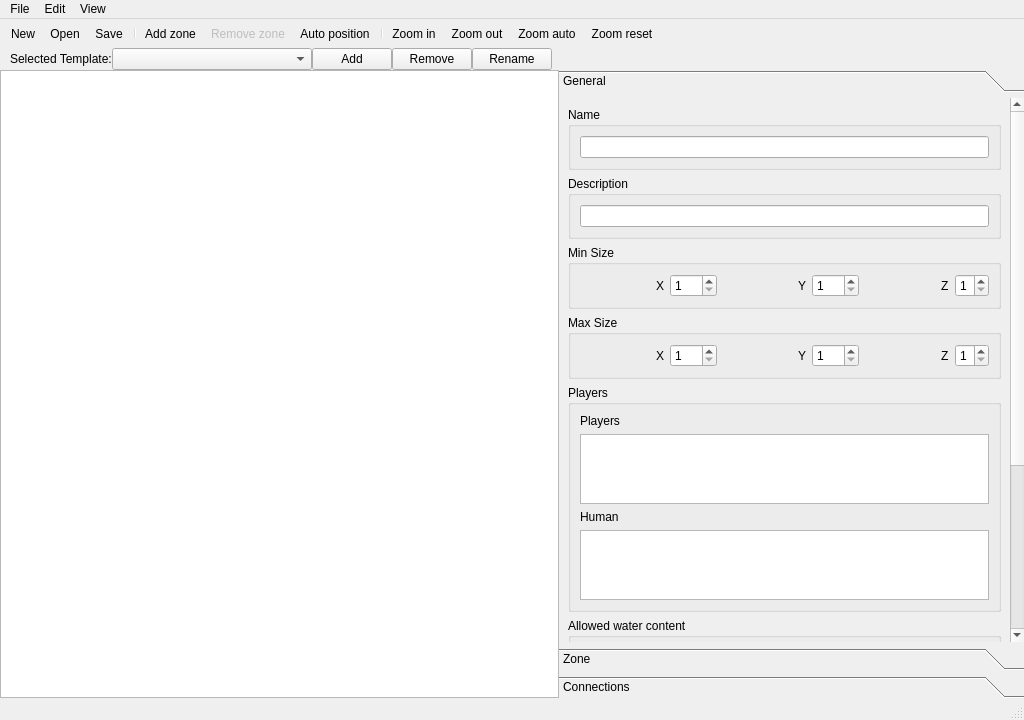
<?xml version="1.0" encoding="UTF-8"?>
<ui version="4.0">
 <class>TemplateEditor</class>
 <widget class="QWidget" name="TemplateEditor">
  <property name="geometry">
   <rect>
    <x>0</x>
    <y>0</y>
    <width>1024</width>
    <height>720</height>
   </rect>
  </property>
  <property name="windowTitle">
   <string>VCMI Template Editor</string>
  </property>
  <layout class="QVBoxLayout" name="verticalLayout">
   <property name="spacing">
    <number>0</number>
   </property>
   <property name="leftMargin">
    <number>0</number>
   </property>
   <property name="topMargin">
    <number>0</number>
   </property>
   <property name="rightMargin">
    <number>0</number>
   </property>
   <property name="bottomMargin">
    <number>0</number>
   </property>
   <item>
    <widget class="QMenuBar" name="menubar">
     <widget class="QMenu" name="menuFile">
      <property name="title">
       <string>File</string>
      </property>
      <addaction name="actionNew"/>
      <addaction name="actionOpen"/>
      <addaction name="actionSave"/>
      <addaction name="actionSave_as"/>
      <addaction name="separator"/>
      <addaction name="actionExit"/>
     </widget>
     <widget class="QMenu" name="menuEdit">
      <property name="title">
       <string>Edit</string>
      </property>
      <addaction name="actionAddZone"/>
      <addaction name="actionRemoveZone"/>
      <addaction name="actionAutoPosition"/>
     </widget>
     <widget class="QMenu" name="menuView">
      <property name="title">
       <string>View</string>
      </property>
      <addaction name="actionZoom_in"/>
      <addaction name="actionZoom_out"/>
      <addaction name="actionZoom_auto"/>
      <addaction name="actionZoom_reset"/>
     </widget>
     <addaction name="menuFile"/>
     <addaction name="menuEdit"/>
     <addaction name="menuView"/>
    </widget>
   </item>
   <item>
    <widget class="QToolBar" name="toolBar">
     <property name="windowTitle">
      <string>Toolbar</string>
     </property>
     <property name="bottomMargin" stdset="0">
      <number>0</number>
     </property>
     <property name="topMargin" stdset="0">
      <number>0</number>
     </property>
     <addaction name="actionNew"/>
     <addaction name="actionOpen"/>
     <addaction name="actionSave"/>
     <addaction name="separator"/>
     <addaction name="actionAddZone"/>
     <addaction name="actionRemoveZone"/>
     <addaction name="actionAutoPosition"/>
     <addaction name="separator"/>
     <addaction name="actionZoom_in"/>
     <addaction name="actionZoom_out"/>
     <addaction name="actionZoom_auto"/>
     <addaction name="actionZoom_reset"/>
    </widget>
   </item>
   <item>
    <layout class="QHBoxLayout" name="horizontalLayout_2">
     <property name="topMargin">
      <number>0</number>
     </property>
     <item>
      <spacer name="horizontalSpacer_8">
       <property name="orientation">
        <enum>Qt::Horizontal</enum>
       </property>
       <property name="sizeType">
        <enum>QSizePolicy::Minimum</enum>
       </property>
       <property name="sizeHint" stdset="0">
        <size>
         <width>10</width>
         <height>20</height>
        </size>
       </property>
      </spacer>
     </item>
     <item>
      <widget class="QLabel" name="labelTemplateSelection">
       <property name="text">
        <string>Selected Template:</string>
       </property>
      </widget>
     </item>
     <item>
      <widget class="QComboBox" name="comboBoxTemplateSelection">
       <property name="sizePolicy">
        <sizepolicy hsizetype="Preferred" vsizetype="Fixed">
         <horstretch>0</horstretch>
         <verstretch>0</verstretch>
        </sizepolicy>
       </property>
       <property name="minimumSize">
        <size>
         <width>200</width>
         <height>0</height>
        </size>
       </property>
      </widget>
     </item>
     <item>
      <widget class="QPushButton" name="pushButtonAddSubTemplate">
       <property name="text">
        <string>Add</string>
       </property>
      </widget>
     </item>
     <item>
      <widget class="QPushButton" name="pushButtonRemoveSubTemplate">
       <property name="text">
        <string>Remove</string>
       </property>
      </widget>
     </item>
     <item>
      <widget class="QPushButton" name="pushButtonRenameSubTemplate">
       <property name="text">
        <string>Rename</string>
       </property>
      </widget>
     </item>
     <item>
      <spacer name="horizontalSpacer_7">
       <property name="orientation">
        <enum>Qt::Horizontal</enum>
       </property>
       <property name="sizeHint" stdset="0">
        <size>
         <width>40</width>
         <height>20</height>
        </size>
       </property>
      </spacer>
     </item>
    </layout>
   </item>
   <item>
    <layout class="QHBoxLayout" name="horizontalLayout">
     <item>
      <widget class="TemplateView" name="templateView">
       <property name="sizePolicy">
        <sizepolicy hsizetype="Expanding" vsizetype="Expanding">
         <horstretch>12</horstretch>
         <verstretch>0</verstretch>
        </sizepolicy>
       </property>
       <property name="mouseTracking">
        <bool>true</bool>
       </property>
       <property name="sizeAdjustPolicy">
        <enum>QAbstractScrollArea::AdjustToContents</enum>
       </property>
      </widget>
     </item>
     <item>
      <widget class="QToolBox" name="toolBox">
       <property name="sizePolicy">
        <sizepolicy hsizetype="Preferred" vsizetype="Preferred">
         <horstretch>10</horstretch>
         <verstretch>0</verstretch>
        </sizepolicy>
       </property>
       <property name="maximumSize">
        <size>
         <width>600</width>
         <height>16777215</height>
        </size>
       </property>
       <property name="currentIndex">
        <number>0</number>
       </property>
       <widget class="QWidget" name="pageGeneral">
        <property name="geometry">
         <rect>
          <x>0</x>
          <y>0</y>
          <width>441</width>
          <height>936</height>
         </rect>
        </property>
        <attribute name="label">
         <string>General</string>
        </attribute>
        <layout class="QVBoxLayout" name="verticalLayout_2">
         <item>
          <widget class="QGroupBox" name="groupBoxName">
           <property name="title">
            <string>Name</string>
           </property>
           <layout class="QVBoxLayout" name="verticalLayout_5">
            <item>
             <widget class="QLineEdit" name="lineEditName"/>
            </item>
           </layout>
          </widget>
         </item>
         <item>
          <widget class="QGroupBox" name="groupBoxDescription">
           <property name="title">
            <string>Description</string>
           </property>
           <layout class="QVBoxLayout" name="verticalLayout_6">
            <item>
             <widget class="QLineEdit" name="lineEditDescription"/>
            </item>
           </layout>
          </widget>
         </item>
         <item>
          <widget class="QGroupBox" name="groupBoxMinSize">
           <property name="title">
            <string>Min Size</string>
           </property>
           <layout class="QHBoxLayout" name="horizontalLayout_9">
            <item>
             <spacer name="horizontalSpacer">
              <property name="orientation">
               <enum>Qt::Horizontal</enum>
              </property>
              <property name="sizeHint" stdset="0">
               <size>
                <width>40</width>
                <height>20</height>
               </size>
              </property>
             </spacer>
            </item>
            <item>
             <widget class="QLabel" name="labelMinSizeX">
              <property name="text">
               <string>X</string>
              </property>
             </widget>
            </item>
            <item>
             <widget class="QSpinBox" name="spinBoxMinSizeX">
              <property name="minimum">
               <number>1</number>
              </property>
              <property name="maximum">
               <number>999</number>
              </property>
             </widget>
            </item>
            <item>
             <spacer name="horizontalSpacer_2">
              <property name="orientation">
               <enum>Qt::Horizontal</enum>
              </property>
              <property name="sizeHint" stdset="0">
               <size>
                <width>40</width>
                <height>20</height>
               </size>
              </property>
             </spacer>
            </item>
            <item>
             <widget class="QLabel" name="labelMinSizeY">
              <property name="text">
               <string>Y</string>
              </property>
             </widget>
            </item>
            <item>
             <widget class="QSpinBox" name="spinBoxMinSizeY">
              <property name="minimum">
               <number>1</number>
              </property>
              <property name="maximum">
               <number>999</number>
              </property>
             </widget>
            </item>
            <item>
             <spacer name="horizontalSpacer_3">
              <property name="orientation">
               <enum>Qt::Horizontal</enum>
              </property>
              <property name="sizeHint" stdset="0">
               <size>
                <width>40</width>
                <height>20</height>
               </size>
              </property>
             </spacer>
            </item>
            <item>
             <widget class="QLabel" name="labelMinSizeZ">
              <property name="text">
               <string>Z</string>
              </property>
             </widget>
            </item>
            <item>
             <widget class="QSpinBox" name="spinBoxMinSizeZ">
              <property name="minimum">
               <number>1</number>
              </property>
              <property name="maximum">
               <number>2</number>
              </property>
             </widget>
            </item>
           </layout>
          </widget>
         </item>
         <item>
          <widget class="QGroupBox" name="groupBoxMaxSize">
           <property name="title">
            <string>Max Size</string>
           </property>
           <layout class="QHBoxLayout" name="horizontalLayout_10">
            <item>
             <spacer name="horizontalSpacer_4">
              <property name="orientation">
               <enum>Qt::Horizontal</enum>
              </property>
              <property name="sizeHint" stdset="0">
               <size>
                <width>40</width>
                <height>20</height>
               </size>
              </property>
             </spacer>
            </item>
            <item>
             <widget class="QLabel" name="labelMaxSizeX">
              <property name="text">
               <string>X</string>
              </property>
             </widget>
            </item>
            <item>
             <widget class="QSpinBox" name="spinBoxMaxSizeX">
              <property name="minimum">
               <number>1</number>
              </property>
              <property name="maximum">
               <number>999</number>
              </property>
             </widget>
            </item>
            <item>
             <spacer name="horizontalSpacer_5">
              <property name="orientation">
               <enum>Qt::Horizontal</enum>
              </property>
              <property name="sizeHint" stdset="0">
               <size>
                <width>40</width>
                <height>20</height>
               </size>
              </property>
             </spacer>
            </item>
            <item>
             <widget class="QLabel" name="labelMaxSizeY">
              <property name="text">
               <string>Y</string>
              </property>
             </widget>
            </item>
            <item>
             <widget class="QSpinBox" name="spinBoxMaxSizeY">
              <property name="minimum">
               <number>1</number>
              </property>
              <property name="maximum">
               <number>999</number>
              </property>
             </widget>
            </item>
            <item>
             <spacer name="horizontalSpacer_6">
              <property name="orientation">
               <enum>Qt::Horizontal</enum>
              </property>
              <property name="sizeHint" stdset="0">
               <size>
                <width>40</width>
                <height>20</height>
               </size>
              </property>
             </spacer>
            </item>
            <item>
             <widget class="QLabel" name="labelMaxSizeZ">
              <property name="text">
               <string>Z</string>
              </property>
             </widget>
            </item>
            <item>
             <widget class="QSpinBox" name="spinBoxMaxSizeZ">
              <property name="minimum">
               <number>1</number>
              </property>
              <property name="maximum">
               <number>2</number>
              </property>
             </widget>
            </item>
           </layout>
          </widget>
         </item>
         <item>
          <widget class="QGroupBox" name="groupBoxPlayers">
           <property name="title">
            <string>Players</string>
           </property>
           <layout class="QVBoxLayout" name="verticalLayout_20">
            <item>
             <widget class="QLabel" name="labelPlayers">
              <property name="text">
               <string>Players</string>
              </property>
             </widget>
            </item>
            <item>
             <widget class="QTableWidget" name="tableWidgetPlayersPlayer"/>
            </item>
            <item>
             <widget class="QLabel" name="labelPlayersHuman">
              <property name="text">
               <string>Human</string>
              </property>
             </widget>
            </item>
            <item>
             <widget class="QTableWidget" name="tableWidgetPlayersHuman"/>
            </item>
           </layout>
          </widget>
         </item>
         <item>
          <widget class="QGroupBox" name="groupBoxAllowedWaterContent">
           <property name="title">
            <string>Allowed water content</string>
           </property>
           <layout class="QVBoxLayout" name="verticalLayout_19">
            <item>
             <widget class="QCheckBox" name="checkBoxAllowedWaterContentNone">
              <property name="text">
               <string>None</string>
              </property>
             </widget>
            </item>
            <item>
             <widget class="QCheckBox" name="checkBoxAllowedWaterContentNormal">
              <property name="text">
               <string>Normal</string>
              </property>
             </widget>
            </item>
            <item>
             <widget class="QCheckBox" name="checkBoxAllowedWaterContentIslands">
              <property name="text">
               <string>Islands</string>
              </property>
             </widget>
            </item>
           </layout>
          </widget>
         </item>
         <item>
          <widget class="QGroupBox" name="groupBoxEntities">
           <property name="title">
            <string>Entities</string>
           </property>
           <layout class="QVBoxLayout" name="verticalLayout_21">
            <item>
             <widget class="QPushButton" name="pushButtonEntitiesBannedSpells">
              <property name="text">
               <string>Banned Spells</string>
              </property>
             </widget>
            </item>
            <item>
             <widget class="QPushButton" name="pushButtonEntitiesBannedArtifacts">
              <property name="text">
               <string>Banned Artifacts</string>
              </property>
             </widget>
            </item>
            <item>
             <widget class="QPushButton" name="pushButtonEntitiesBannedSkills">
              <property name="text">
               <string>Banned Skills</string>
              </property>
             </widget>
            </item>
            <item>
             <widget class="QPushButton" name="pushButtonEntitiesBannedHeroes">
              <property name="text">
               <string>Banned Heroes</string>
              </property>
             </widget>
            </item>
           </layout>
          </widget>
         </item>
         <item>
          <spacer name="verticalSpacer">
           <property name="orientation">
            <enum>Qt::Vertical</enum>
           </property>
           <property name="sizeHint" stdset="0">
            <size>
             <width>20</width>
             <height>40</height>
            </size>
           </property>
          </spacer>
         </item>
        </layout>
       </widget>
       <widget class="QWidget" name="pageZone">
        <property name="geometry">
         <rect>
          <x>0</x>
          <y>-106</y>
          <width>441</width>
          <height>1796</height>
         </rect>
        </property>
        <attribute name="label">
         <string>Zone</string>
        </attribute>
        <layout class="QVBoxLayout" name="verticalLayout_3">
         <item>
          <widget class="QGroupBox" name="groupBoxVisualisation">
           <property name="title">
            <string>Visualisation</string>
           </property>
           <layout class="QVBoxLayout" name="verticalLayout_7">
            <item>
             <widget class="QLabel" name="labelZoneVisPos">
              <property name="text">
               <string>Position</string>
              </property>
             </widget>
            </item>
            <item>
             <layout class="QHBoxLayout" name="horizontalLayout_4">
              <property name="topMargin">
               <number>0</number>
              </property>
              <item>
               <widget class="QLabel" name="labelZoneVisPosX">
                <property name="text">
                 <string>X</string>
                </property>
               </widget>
              </item>
              <item>
               <widget class="QSpinBox" name="spinBoxZoneVisPosX">
                <property name="minimum">
                 <number>-9999</number>
                </property>
                <property name="maximum">
                 <number>9999</number>
                </property>
               </widget>
              </item>
              <item>
               <spacer name="horizontalSpacer_13">
                <property name="orientation">
                 <enum>Qt::Horizontal</enum>
                </property>
                <property name="sizeHint" stdset="0">
                 <size>
                  <width>40</width>
                  <height>20</height>
                 </size>
                </property>
               </spacer>
              </item>
              <item>
               <widget class="QLabel" name="labelZoneVisPosY">
                <property name="text">
                 <string>Y</string>
                </property>
               </widget>
              </item>
              <item>
               <widget class="QSpinBox" name="spinBoxZoneVisPosY">
                <property name="minimum">
                 <number>-9999</number>
                </property>
                <property name="maximum">
                 <number>9999</number>
                </property>
               </widget>
              </item>
              <item>
               <spacer name="horizontalSpacer_14">
                <property name="orientation">
                 <enum>Qt::Horizontal</enum>
                </property>
                <property name="sizeHint" stdset="0">
                 <size>
                  <width>40</width>
                  <height>20</height>
                 </size>
                </property>
               </spacer>
              </item>
              <item>
               <widget class="QLabel" name="labelZonePosVisSize">
                <property name="text">
                 <string>Size</string>
                </property>
               </widget>
              </item>
              <item>
               <widget class="QDoubleSpinBox" name="doubleSpinBoxZoneVisSize">
                <property name="decimals">
                 <number>1</number>
                </property>
                <property name="minimum">
                 <double>0.100000000000000</double>
                </property>
                <property name="maximum">
                 <double>9.900000000000000</double>
                </property>
                <property name="singleStep">
                 <double>0.100000000000000</double>
                </property>
               </widget>
              </item>
             </layout>
            </item>
           </layout>
          </widget>
         </item>
         <item>
          <widget class="QGroupBox" name="groupBoxId">
           <property name="title">
            <string>ID</string>
           </property>
           <layout class="QVBoxLayout" name="verticalLayout_8">
            <item>
             <widget class="QSpinBox" name="spinBoxZoneId">
              <property name="maximum">
               <number>999</number>
              </property>
             </widget>
            </item>
           </layout>
          </widget>
         </item>
         <item>
          <widget class="QGroupBox" name="groupBoxType">
           <property name="title">
            <string>Type</string>
           </property>
           <layout class="QVBoxLayout" name="verticalLayout_9">
            <item>
             <widget class="QComboBox" name="comboBoxZoneType"/>
            </item>
           </layout>
          </widget>
         </item>
         <item>
          <widget class="QGroupBox" name="groupBoxSize">
           <property name="title">
            <string>Size</string>
           </property>
           <layout class="QVBoxLayout" name="verticalLayout_10">
            <item>
             <widget class="QSpinBox" name="spinBoxZoneSize">
              <property name="maximum">
               <number>99999</number>
              </property>
             </widget>
            </item>
           </layout>
          </widget>
         </item>
         <item>
          <widget class="QGroupBox" name="groupBoxOwner">
           <property name="title">
            <string>Owner</string>
           </property>
           <layout class="QVBoxLayout" name="verticalLayout_11">
            <item>
             <widget class="QComboBox" name="comboBoxZoneOwner"/>
            </item>
           </layout>
          </widget>
         </item>
         <item>
          <widget class="QGroupBox" name="groupBoxForcedLevel">
           <property name="title">
            <string>Forced level</string>
           </property>
           <layout class="QVBoxLayout" name="verticalLayout_22">
            <item>
             <widget class="QComboBox" name="comboBoxForcedLevel"/>
            </item>
           </layout>
          </widget>
         </item>
         <item>
          <widget class="QGroupBox" name="groupBoxZoneLink">
           <property name="title">
            <string>Zone link</string>
           </property>
           <layout class="QGridLayout" name="gridLayout">
            <item row="3" column="0">
             <widget class="QCheckBox" name="checkBoxZoneLinkMines">
              <property name="text">
               <string>Mines</string>
              </property>
             </widget>
            </item>
            <item row="6" column="0">
             <widget class="QCheckBox" name="checkBoxZoneLinkCustomObjects">
              <property name="text">
               <string>Custom objects</string>
              </property>
             </widget>
            </item>
            <item row="0" column="0">
             <widget class="QCheckBox" name="checkBoxZoneLinkTowns">
              <property name="text">
               <string>Towns</string>
              </property>
             </widget>
            </item>
            <item row="4" column="0">
             <widget class="QCheckBox" name="checkBoxZoneLinkTerrain">
              <property name="text">
               <string>Terrain</string>
              </property>
             </widget>
            </item>
            <item row="3" column="1">
             <widget class="QSpinBox" name="spinBoxZoneLinkMines">
              <property name="minimum">
               <number>0</number>
              </property>
              <property name="maximum">
               <number>999</number>
              </property>
             </widget>
            </item>
            <item row="5" column="0">
             <widget class="QCheckBox" name="checkBoxZoneLinkTreasure">
              <property name="text">
               <string>Treasure</string>
              </property>
             </widget>
            </item>
            <item row="4" column="1">
             <widget class="QSpinBox" name="spinBoxZoneLinkTerrain">
              <property name="minimum">
               <number>0</number>
              </property>
              <property name="maximum">
               <number>999</number>
              </property>
             </widget>
            </item>
            <item row="5" column="1">
             <widget class="QSpinBox" name="spinBoxZoneLinkTreasure">
              <property name="minimum">
               <number>0</number>
              </property>
              <property name="maximum">
               <number>999</number>
              </property>
             </widget>
            </item>
            <item row="0" column="1">
             <widget class="QSpinBox" name="spinBoxZoneLinkTowns">
              <property name="minimum">
               <number>0</number>
              </property>
              <property name="maximum">
               <number>999</number>
              </property>
             </widget>
            </item>
            <item row="6" column="1">
             <widget class="QSpinBox" name="spinBoxZoneLinkCustomObjects">
              <property name="minimum">
               <number>0</number>
              </property>
              <property name="maximum">
               <number>999</number>
              </property>
             </widget>
            </item>
            <item row="0" column="2">
             <spacer name="horizontalSpacer_19">
              <property name="orientation">
               <enum>Qt::Horizontal</enum>
              </property>
              <property name="sizeHint" stdset="0">
               <size>
                <width>40</width>
                <height>20</height>
               </size>
              </property>
             </spacer>
            </item>
           </layout>
          </widget>
         </item>
         <item>
          <widget class="QGroupBox" name="groupBoxTownInfo">
           <property name="title">
            <string>Town info</string>
           </property>
           <layout class="QVBoxLayout" name="verticalLayout_12">
            <item>
             <widget class="QLabel" name="labelTownCount">
              <property name="text">
               <string>Town count</string>
              </property>
             </widget>
            </item>
            <item>
             <layout class="QHBoxLayout" name="horizontalLayout_5">
              <property name="topMargin">
               <number>0</number>
              </property>
              <item>
               <widget class="QLabel" name="labelTownCountPlayer">
                <property name="text">
                 <string>Player</string>
                </property>
               </widget>
              </item>
              <item>
               <widget class="QSpinBox" name="spinBoxTownCountPlayer"/>
              </item>
              <item>
               <spacer name="horizontalSpacer_9">
                <property name="orientation">
                 <enum>Qt::Horizontal</enum>
                </property>
                <property name="sizeType">
                 <enum>QSizePolicy::Fixed</enum>
                </property>
                <property name="sizeHint" stdset="0">
                 <size>
                  <width>20</width>
                  <height>20</height>
                 </size>
                </property>
               </spacer>
              </item>
              <item>
               <widget class="QLabel" name="labelTownCountNeutral">
                <property name="text">
                 <string>Neutral</string>
                </property>
               </widget>
              </item>
              <item>
               <widget class="QSpinBox" name="spinBoxTownCountNeutral"/>
              </item>
              <item>
               <spacer name="horizontalSpacer_15">
                <property name="orientation">
                 <enum>Qt::Horizontal</enum>
                </property>
                <property name="sizeHint" stdset="0">
                 <size>
                  <width>40</width>
                  <height>20</height>
                 </size>
                </property>
               </spacer>
              </item>
             </layout>
            </item>
            <item>
             <widget class="QLabel" name="labelCastleCount">
              <property name="text">
               <string>Castle count</string>
              </property>
             </widget>
            </item>
            <item>
             <layout class="QHBoxLayout" name="horizontalLayout_6">
              <property name="topMargin">
               <number>0</number>
              </property>
              <item>
               <widget class="QLabel" name="labelCastleCountPlayer">
                <property name="text">
                 <string>Player</string>
                </property>
               </widget>
              </item>
              <item>
               <widget class="QSpinBox" name="spinBoxCastleCountPlayer"/>
              </item>
              <item>
               <spacer name="horizontalSpacer_10">
                <property name="orientation">
                 <enum>Qt::Horizontal</enum>
                </property>
                <property name="sizeType">
                 <enum>QSizePolicy::Fixed</enum>
                </property>
                <property name="sizeHint" stdset="0">
                 <size>
                  <width>20</width>
                  <height>20</height>
                 </size>
                </property>
               </spacer>
              </item>
              <item>
               <widget class="QLabel" name="labelCastleCountNeutral">
                <property name="text">
                 <string>Neutral</string>
                </property>
               </widget>
              </item>
              <item>
               <widget class="QSpinBox" name="spinBoxCastleCountNeutral"/>
              </item>
              <item>
               <spacer name="horizontalSpacer_16">
                <property name="orientation">
                 <enum>Qt::Horizontal</enum>
                </property>
                <property name="sizeHint" stdset="0">
                 <size>
                  <width>40</width>
                  <height>20</height>
                 </size>
                </property>
               </spacer>
              </item>
             </layout>
            </item>
            <item>
             <widget class="QLabel" name="labelTownDensity">
              <property name="text">
               <string>Town density</string>
              </property>
             </widget>
            </item>
            <item>
             <layout class="QHBoxLayout" name="horizontalLayout_7">
              <property name="topMargin">
               <number>0</number>
              </property>
              <item>
               <widget class="QLabel" name="labelTownDensityPlayer">
                <property name="text">
                 <string>Player</string>
                </property>
               </widget>
              </item>
              <item>
               <widget class="QSpinBox" name="spinBoxTownDensityPlayer"/>
              </item>
              <item>
               <spacer name="horizontalSpacer_11">
                <property name="orientation">
                 <enum>Qt::Horizontal</enum>
                </property>
                <property name="sizeType">
                 <enum>QSizePolicy::Fixed</enum>
                </property>
                <property name="sizeHint" stdset="0">
                 <size>
                  <width>20</width>
                  <height>20</height>
                 </size>
                </property>
               </spacer>
              </item>
              <item>
               <widget class="QLabel" name="labelTownDensityNeutral">
                <property name="text">
                 <string>Neutral</string>
                </property>
               </widget>
              </item>
              <item>
               <widget class="QSpinBox" name="spinBoxTownDensityNeutral"/>
              </item>
              <item>
               <spacer name="horizontalSpacer_17">
                <property name="orientation">
                 <enum>Qt::Horizontal</enum>
                </property>
                <property name="sizeHint" stdset="0">
                 <size>
                  <width>40</width>
                  <height>20</height>
                 </size>
                </property>
               </spacer>
              </item>
             </layout>
            </item>
            <item>
             <widget class="QLabel" name="labelCastleDensity">
              <property name="text">
               <string>Castle density</string>
              </property>
             </widget>
            </item>
            <item>
             <layout class="QHBoxLayout" name="horizontalLayout_8">
              <property name="topMargin">
               <number>0</number>
              </property>
              <item>
               <widget class="QLabel" name="labelCastleDensityPlayer">
                <property name="text">
                 <string>Player</string>
                </property>
               </widget>
              </item>
              <item>
               <widget class="QSpinBox" name="spinBoxCastleDensityPlayer"/>
              </item>
              <item>
               <spacer name="horizontalSpacer_12">
                <property name="orientation">
                 <enum>Qt::Horizontal</enum>
                </property>
                <property name="sizeType">
                 <enum>QSizePolicy::Fixed</enum>
                </property>
                <property name="sizeHint" stdset="0">
                 <size>
                  <width>20</width>
                  <height>20</height>
                 </size>
                </property>
               </spacer>
              </item>
              <item>
               <widget class="QLabel" name="labelCastleDensityNeutral">
                <property name="text">
                 <string>Neutral</string>
                </property>
               </widget>
              </item>
              <item>
               <widget class="QSpinBox" name="spinBoxCastleDensityNeutral"/>
              </item>
              <item>
               <spacer name="horizontalSpacer_18">
                <property name="orientation">
                 <enum>Qt::Horizontal</enum>
                </property>
                <property name="sizeHint" stdset="0">
                 <size>
                  <width>40</width>
                  <height>20</height>
                 </size>
                </property>
               </spacer>
              </item>
             </layout>
            </item>
           </layout>
          </widget>
         </item>
         <item>
          <widget class="QGroupBox" name="groupBoxTerrain">
           <property name="title">
            <string>Terrain</string>
           </property>
           <layout class="QVBoxLayout" name="verticalLayout_13">
            <item>
             <widget class="QCheckBox" name="checkBoxMatchTerrainToTown">
              <property name="text">
               <string>Match terrain to town</string>
              </property>
             </widget>
            </item>
            <item>
             <widget class="QPushButton" name="pushButtonOpenTerrainTypes">
              <property name="text">
               <string>Terrain types</string>
              </property>
             </widget>
            </item>
            <item>
             <widget class="QPushButton" name="pushButtonOpenBannedTerrainTypes">
              <property name="text">
               <string>Banned terrain types</string>
              </property>
             </widget>
            </item>
           </layout>
          </widget>
         </item>
         <item>
          <widget class="QGroupBox" name="groupBoxTowns">
           <property name="title">
            <string>Towns</string>
           </property>
           <layout class="QVBoxLayout" name="verticalLayout_14">
            <item>
             <widget class="QCheckBox" name="checkBoxTownsAreSameType">
              <property name="text">
               <string>Towns are same type</string>
              </property>
             </widget>
            </item>
            <item>
             <widget class="QPushButton" name="pushButtonAllowedTowns">
              <property name="text">
               <string>Allowed towns</string>
              </property>
             </widget>
            </item>
            <item>
             <widget class="QPushButton" name="pushButtonBannedTowns">
              <property name="text">
               <string>Banned towns</string>
              </property>
             </widget>
            </item>
            <item>
             <widget class="QPushButton" name="pushButtonTownHints">
              <property name="text">
               <string>Town hints</string>
              </property>
             </widget>
            </item>
           </layout>
          </widget>
         </item>
         <item>
          <widget class="QGroupBox" name="groupBoxMonsters">
           <property name="title">
            <string>Monsters</string>
           </property>
           <layout class="QVBoxLayout" name="verticalLayout_15">
            <item>
             <widget class="QPushButton" name="pushButtonAllowedMonsters">
              <property name="text">
               <string>Allowed monsters</string>
              </property>
             </widget>
            </item>
            <item>
             <widget class="QPushButton" name="pushButtonBannedMonsters">
              <property name="text">
               <string>Banned monsters</string>
              </property>
             </widget>
            </item>
            <item>
             <layout class="QHBoxLayout" name="horizontalLayout_11">
              <property name="topMargin">
               <number>0</number>
              </property>
              <item>
               <widget class="QLabel" name="labelMonsterStrength">
                <property name="sizePolicy">
                 <sizepolicy hsizetype="Minimum" vsizetype="Preferred">
                  <horstretch>0</horstretch>
                  <verstretch>0</verstretch>
                 </sizepolicy>
                </property>
                <property name="text">
                 <string>Strength</string>
                </property>
               </widget>
              </item>
              <item>
               <widget class="QComboBox" name="comboBoxMonsterStrength">
                <property name="sizePolicy">
                 <sizepolicy hsizetype="MinimumExpanding" vsizetype="Fixed">
                  <horstretch>0</horstretch>
                  <verstretch>0</verstretch>
                 </sizepolicy>
                </property>
               </widget>
              </item>
             </layout>
            </item>
           </layout>
          </widget>
         </item>
         <item>
          <widget class="QGroupBox" name="groupBoxTreasure">
           <property name="title">
            <string>Treasure</string>
           </property>
           <layout class="QVBoxLayout" name="verticalLayout_16">
            <item>
             <widget class="QPushButton" name="pushButtonTreasure">
              <property name="text">
               <string>Treasure</string>
              </property>
             </widget>
            </item>
           </layout>
          </widget>
         </item>
         <item>
          <widget class="QGroupBox" name="groupBoxMines">
           <property name="title">
            <string>Mines</string>
           </property>
           <layout class="QVBoxLayout" name="verticalLayout_17">
            <item>
             <widget class="QPushButton" name="pushButtonMines">
              <property name="text">
               <string>Mines</string>
              </property>
             </widget>
            </item>
           </layout>
          </widget>
         </item>
         <item>
          <widget class="QGroupBox" name="groupBoxObjects">
           <property name="title">
            <string>Objects</string>
           </property>
           <layout class="QVBoxLayout" name="verticalLayout_18">
            <item>
             <widget class="QPushButton" name="pushButtonCustomObjects">
              <property name="text">
               <string>Custom objects</string>
              </property>
             </widget>
            </item>
           </layout>
          </widget>
         </item>
         <item>
          <spacer name="verticalSpacer_2">
           <property name="orientation">
            <enum>Qt::Vertical</enum>
           </property>
           <property name="sizeHint" stdset="0">
            <size>
             <width>20</width>
             <height>526</height>
            </size>
           </property>
          </spacer>
         </item>
        </layout>
       </widget>
       <widget class="QWidget" name="pageConnections">
        <property name="geometry">
         <rect>
          <x>0</x>
          <y>0</y>
          <width>462</width>
          <height>491</height>
         </rect>
        </property>
        <attribute name="label">
         <string>Connections</string>
        </attribute>
        <layout class="QVBoxLayout" name="verticalLayout_4">
         <item>
          <widget class="QTableWidget" name="tableWidgetConnections"/>
         </item>
         <item>
          <layout class="QHBoxLayout" name="horizontalLayout_3">
           <property name="topMargin">
            <number>0</number>
           </property>
           <item>
            <widget class="QPushButton" name="pushButtonConnectionAdd">
             <property name="sizePolicy">
              <sizepolicy hsizetype="Minimum" vsizetype="Fixed">
               <horstretch>0</horstretch>
               <verstretch>0</verstretch>
              </sizepolicy>
             </property>
             <property name="minimumSize">
              <size>
               <width>1</width>
               <height>0</height>
              </size>
             </property>
             <property name="text">
              <string>Add</string>
             </property>
            </widget>
           </item>
          </layout>
         </item>
        </layout>
       </widget>
      </widget>
     </item>
    </layout>
   </item>
   <item>
    <widget class="QStatusBar" name="statusbar"/>
   </item>
  </layout>
  <action name="actionOpen">
   <property name="text">
    <string>Open</string>
   </property>
   <property name="shortcut">
    <string notr="true">Ctrl+O</string>
   </property>
  </action>
  <action name="actionSave">
   <property name="text">
    <string>Save</string>
   </property>
   <property name="shortcut">
    <string notr="true">Ctrl+S</string>
   </property>
  </action>
  <action name="actionNew">
   <property name="text">
    <string>New</string>
   </property>
   <property name="shortcut">
    <string notr="true">Ctrl+N</string>
   </property>
  </action>
  <action name="actionSave_as">
   <property name="text">
    <string>Save as...</string>
   </property>
   <property name="shortcut">
    <string>Ctrl+Shift+S</string>
   </property>
  </action>
  <action name="actionAddZone">
   <property name="text">
    <string>Add zone</string>
   </property>
   <property name="shortcut">
    <string>Z</string>
   </property>
  </action>
  <action name="actionRemoveZone">
   <property name="enabled">
    <bool>false</bool>
   </property>
   <property name="text">
    <string>Remove zone</string>
   </property>
   <property name="shortcut">
    <string>Del</string>
   </property>
  </action>
  <action name="actionAutoPosition">
   <property name="text">
    <string>Auto position</string>
   </property>
   <property name="shortcut">
    <string>Ctrl+P</string>
   </property>
  </action>
  <action name="actionZoom_in">
   <property name="text">
    <string>Zoom in</string>
   </property>
   <property name="shortcut">
    <string>Ctrl++</string>
   </property>
  </action>
  <action name="actionZoom_out">
   <property name="text">
    <string>Zoom out</string>
   </property>
   <property name="shortcut">
    <string>Ctrl+-</string>
   </property>
  </action>
  <action name="actionZoom_auto">
   <property name="text">
    <string>Zoom auto</string>
   </property>
   <property name="shortcut">
    <string>Ctrl+Shift+:</string>
   </property>
  </action>
  <action name="actionZoom_reset">
   <property name="text">
    <string>Zoom reset</string>
   </property>
   <property name="shortcut">
    <string>Ctrl+Shift+=</string>
   </property>
  </action>
  <action name="actionExit">
   <property name="text">
    <string>Exit</string>
   </property>
   <property name="shortcut">
    <string>Ctrl+Q</string>
   </property>
  </action>
 </widget>
 <customwidgets>
  <customwidget>
   <class>TemplateView</class>
   <extends>QGraphicsView</extends>
   <header>templateeditor/templateview.h</header>
  </customwidget>
 </customwidgets>
 <resources/>
 <connections/>
</ui>
